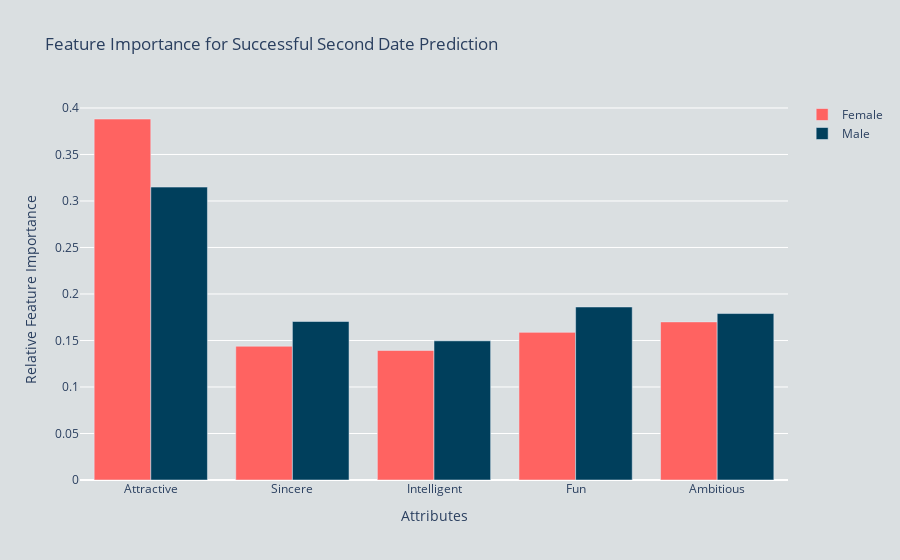

Notebook source saved alongside this figure:
### Code cell
# Running the feature importance of attributes on second date success with timings
start_time = time.time()

rating_data = fetch_rating_data(database_path, columns_o)
mse, accuracies, feature_importances = train_and_evaluate(rating_data, gender_labels)
traces = create_bar_traces(feature_importances, columns_full, colors)

# Structuring the layout with titles and colours
layout = go.Layout(
    title='Feature Importance for Successful Second Date Prediction',
    xaxis=dict(title='Attributes'),
    yaxis=dict(title='Relative Feature Importance'),
    barmode='group',
    plot_bgcolor='#dadfe1',
    paper_bgcolor='#dadfe1'
)

# Create figure
fig = go.Figure(data=traces, layout=layout)

# Show the plot
fig.show()

for i, gender in enumerate(gender_labels):
    print(f"{gender} accuracy: {round(accuracies[i], 2)}%")
    print(f"{gender} mean squared error: {round(mse[i], 2)}\n")
          
end_time = round(time.time() - start_time, 4)

print(f'Feature importance plot completed. It took {end_time} seconds.')

### Figure 1 — Plotly figure (JSON) as saved in the notebook; plotly's stock layout.template omitted (floating-point values rounded to 4 significant figures)
{"data": [{"marker": {"color": "#ff6361"}, "name": "Female", "type": "bar", "x": ["Attractive", "Sincere", "Intelligent", "Fun", "Ambitious"], "y": [0.3881, 0.1438, 0.1393, 0.1587, 0.17]}, {"marker": {"color": "#003f5c"}, "name": "Male", "type": "bar", "x": ["Attractive", "Sincere", "Intelligent", "Fun", "Ambitious"], "y": [0.3149, 0.1704, 0.1496, 0.186, 0.179]}], "layout": {"barmode": "group", "paper_bgcolor": "#dadfe1", "plot_bgcolor": "#dadfe1", "title": {"text": "Feature Importance for Successful Second Date Prediction"}, "xaxis": {"title": {"text": "Attributes"}}, "yaxis": {"title": {"text": "Relative Feature Importance"}}}}
